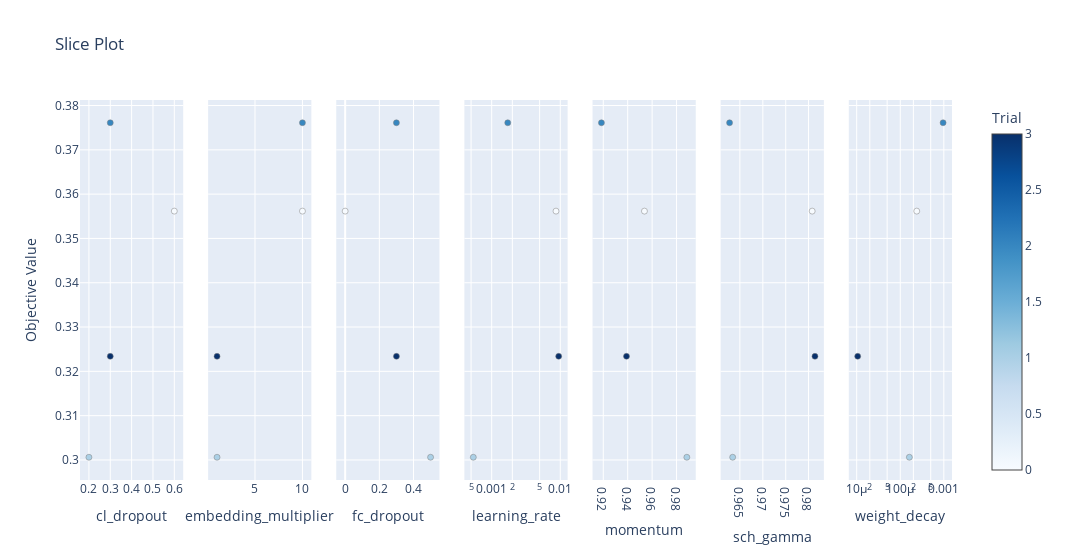

The notebook cell saved with this chart:
### Code cell
optuna.visualization.plot_slice(study)

### Figure 1 — Plotly figure (JSON) as saved in the notebook; plotly's stock layout.template omitted (floating-point values rounded to 4 significant figures)
{"data": [{"marker": {"color": [0, 1, 2, 3], "colorbar": {"title": {"text": "Trial"}, "x": 1, "xpad": 40}, "colorscale": [[0, "rgb(247,251,255)"], [0.125, "rgb(222,235,247)"], [0.25, "rgb(198,219,239)"], [0.375, "rgb(158,202,225)"], [0.5, "rgb(107,174,214)"], [0.625, "rgb(66,146,198)"], [0.75, "rgb(33,113,181)"], [0.875, "rgb(8,81,156)"], [1, "rgb(8,48,107)"]], "line": {"color": "Grey", "width": 0.5}, "showscale": true}, "mode": "markers", "showlegend": false, "type": "scatter", "x": [0.6, 0.2, 0.3, 0.3], "xaxis": "x", "y": [0.3562, 0.3006, 0.3761, 0.3234], "yaxis": "y"}, {"marker": {"color": [0, 1, 2, 3], "colorbar": {"title": {"text": "Trial"}, "x": 1, "xpad": 40}, "colorscale": [[0, "rgb(247,251,255)"], [0.125, "rgb(222,235,247)"], [0.25, "rgb(198,219,239)"], [0.375, "rgb(158,202,225)"], [0.5, "rgb(107,174,214)"], [0.625, "rgb(66,146,198)"], [0.75, "rgb(33,113,181)"], [0.875, "rgb(8,81,156)"], [1, "rgb(8,48,107)"]], "line": {"color": "Grey", "width": 0.5}, "showscale": false}, "mode": "markers", "showlegend": false, "type": "scatter", "x": [10, 1, 10, 1], "xaxis": "x2", "y": [0.3562, 0.3006, 0.3761, 0.3234], "yaxis": "y2"}, {"marker": {"color": [0, 1, 2, 3], "colorbar": {"title": {"text": "Trial"}, "x": 1, "xpad": 40}, "colorscale": [[0, "rgb(247,251,255)"], [0.125, "rgb(222,235,247)"], [0.25, "rgb(198,219,239)"], [0.375, "rgb(158,202,225)"], [0.5, "rgb(107,174,214)"], [0.625, "rgb(66,146,198)"], [0.75, "rgb(33,113,181)"], [0.875, "rgb(8,81,156)"], [1, "rgb(8,48,107)"]], "line": {"color": "Grey", "width": 0.5}, "showscale": false}, "mode": "markers", "showlegend": false, "type": "scatter", "x": [0, 0.5, 0.3, 0.3], "xaxis": "x3", "y": [0.3562, 0.3006, 0.3761, 0.3234], "yaxis": "y3"}, {"marker": {"color": [0, 1, 2, 3], "colorbar": {"title": {"text": "Trial"}, "x": 1, "xpad": 40}, "colorscale": [[0, "rgb(247,251,255)"], [0.125, "rgb(222,235,247)"], [0.25, "rgb(198,219,239)"], [0.375, "rgb(158,202,225)"], [0.5, "rgb(107,174,214)"], [0.625, "rgb(66,146,198)"], [0.75, "rgb(33,113,181)"], [0.875, "rgb(8,81,156)"], [1, "rgb(8,48,107)"]], "line": {"color": "Grey", "width": 0.5}, "showscale": false}, "mode": "markers", "showlegend": false, "type": "scatter", "x": [0.008673, 0.0005389, 0.001714, 0.009493], "xaxis": "x4", "y": [0.3562, 0.3006, 0.3761, 0.3234], "yaxis": "y4"}, {"marker": {"color": [0, 1, 2, 3], "colorbar": {"title": {"text": "Trial"}, "x": 1, "xpad": 40}, "colorscale": [[0, "rgb(247,251,255)"], [0.125, "rgb(222,235,247)"], [0.25, "rgb(198,219,239)"], [0.375, "rgb(158,202,225)"], [0.5, "rgb(107,174,214)"], [0.625, "rgb(66,146,198)"], [0.75, "rgb(33,113,181)"], [0.875, "rgb(8,81,156)"], [1, "rgb(8,48,107)"]], "line": {"color": "Grey", "width": 0.5}, "showscale": false}, "mode": "markers", "showlegend": false, "type": "scatter", "x": [0.9537, 0.9884, 0.9185, 0.939], "xaxis": "x5", "y": [0.3562, 0.3006, 0.3761, 0.3234], "yaxis": "y5"}, {"marker": {"color": [0, 1, 2, 3], "colorbar": {"title": {"text": "Trial"}, "x": 1, "xpad": 40}, "colorscale": [[0, "rgb(247,251,255)"], [0.125, "rgb(222,235,247)"], [0.25, "rgb(198,219,239)"], [0.375, "rgb(158,202,225)"], [0.5, "rgb(107,174,214)"], [0.625, "rgb(66,146,198)"], [0.75, "rgb(33,113,181)"], [0.875, "rgb(8,81,156)"], [1, "rgb(8,48,107)"]], "line": {"color": "Grey", "width": 0.5}, "showscale": false}, "mode": "markers", "showlegend": false, "type": "scatter", "x": [0.9808, 0.9634, 0.9628, 0.9814], "xaxis": "x6", "y": [0.3562, 0.3006, 0.3761, 0.3234], "yaxis": "y6"}, {"marker": {"color": [0, 1, 2, 3], "colorbar": {"title": {"text": "Trial"}, "x": 1, "xpad": 40}, "colorscale": [[0, "rgb(247,251,255)"], [0.125, "rgb(222,235,247)"], [0.25, "rgb(198,219,239)"], [0.375, "rgb(158,202,225)"], [0.5, "rgb(107,174,214)"], [0.625, "rgb(66,146,198)"], [0.75, "rgb(33,113,181)"], [0.875, "rgb(8,81,156)"], [1, "rgb(8,48,107)"]], "line": {"color": "Grey", "width": 0.5}, "showscale": false}, "mode": "markers", "showlegend": false, "type": "scatter", "x": [0.000239, 0.0001617, 0.0009615, 1.054e-05], "xaxis": "x7", "y": [0.3562, 0.3006, 0.3761, 0.3234], "yaxis": "y7"}], "layout": {"title": {"text": "Slice Plot"}, "width": 2100, "xaxis": {"anchor": "y", "domain": [0, 0.1184], "title": {"text": "cl_dropout"}}, "xaxis2": {"anchor": "y2", "domain": [0.1469, 0.2653], "title": {"text": "embedding_multiplier"}}, "xaxis3": {"anchor": "y3", "domain": [0.2939, 0.4122], "title": {"text": "fc_dropout"}}, "xaxis4": {"anchor": "y4", "domain": [0.4408, 0.5592], "title": {"text": "learning_rate"}, "type": "log"}, "xaxis5": {"anchor": "y5", "domain": [0.5878, 0.7061], "title": {"text": "momentum"}}, "xaxis6": {"anchor": "y6", "domain": [0.7347, 0.8531], "title": {"text": "sch_gamma"}, "type": "log"}, "xaxis7": {"anchor": "y7", "domain": [0.8816, 1.0], "title": {"text": "weight_decay"}, "type": "log"}, "yaxis": {"anchor": "x", "domain": [0, 1], "title": {"text": "Objective Value"}}, "yaxis2": {"anchor": "x2", "domain": [0, 1], "matches": "y", "showticklabels": false}, "yaxis3": {"anchor": "x3", "domain": [0, 1], "matches": "y", "showticklabels": false}, "yaxis4": {"anchor": "x4", "domain": [0, 1], "matches": "y", "showticklabels": false}, "yaxis5": {"anchor": "x5", "domain": [0, 1], "matches": "y", "showticklabels": false}, "yaxis6": {"anchor": "x6", "domain": [0, 1], "matches": "y", "showticklabels": false}, "yaxis7": {"anchor": "x7", "domain": [0, 1], "matches": "y", "showticklabels": false}}}
